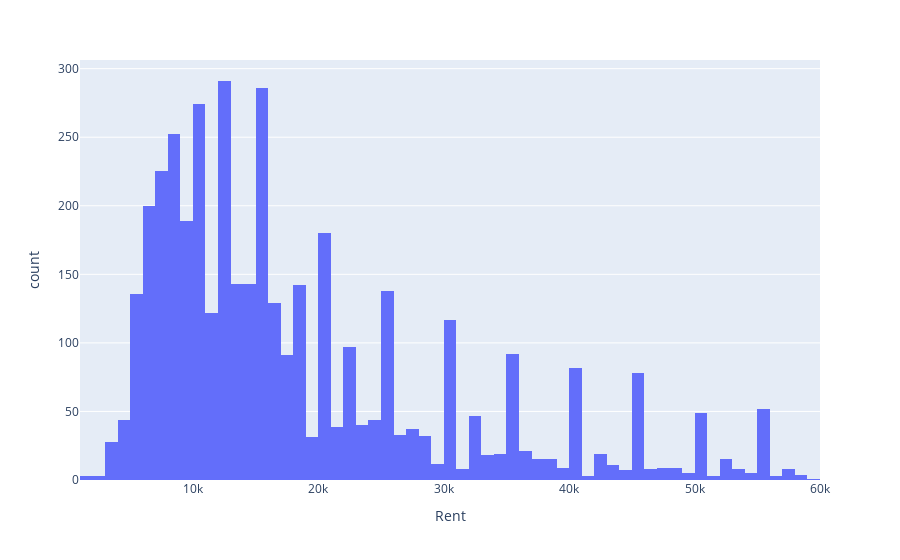

Notebook source saved alongside this figure:
### Code cell
# plotly way

px.histogram(data_frame=rent_df[rent_df['Rent'] < 60000], x='Rent')

### Figure 1 — Plotly figure (JSON) as saved in the notebook; plotly's stock layout.template omitted (floating-point values rounded to 4 significant figures; data arrays with more than 128 entries replaced by an {"elided": "..."} marker saying what was removed)
{"data": [{"alignmentgroup": "True", "bingroup": "x", "hovertemplate": "Rent=%{x}<br>count=%{y}<extra></extra>", "legendgroup": "", "marker": {"color": "#636efa", "pattern": {"shape": ""}}, "name": "", "offsetgroup": "", "orientation": "v", "showlegend": false, "type": "histogram", "x": {"elided": "4124 int values"}, "xaxis": "x", "yaxis": "y"}], "layout": {"barmode": "relative", "legend": {"tracegroupgap": 0}, "margin": {"t": 60}, "xaxis": {"anchor": "y", "domain": [0, 1], "title": {"text": "Rent"}}, "yaxis": {"anchor": "x", "domain": [0, 1], "title": {"text": "count"}}}}
